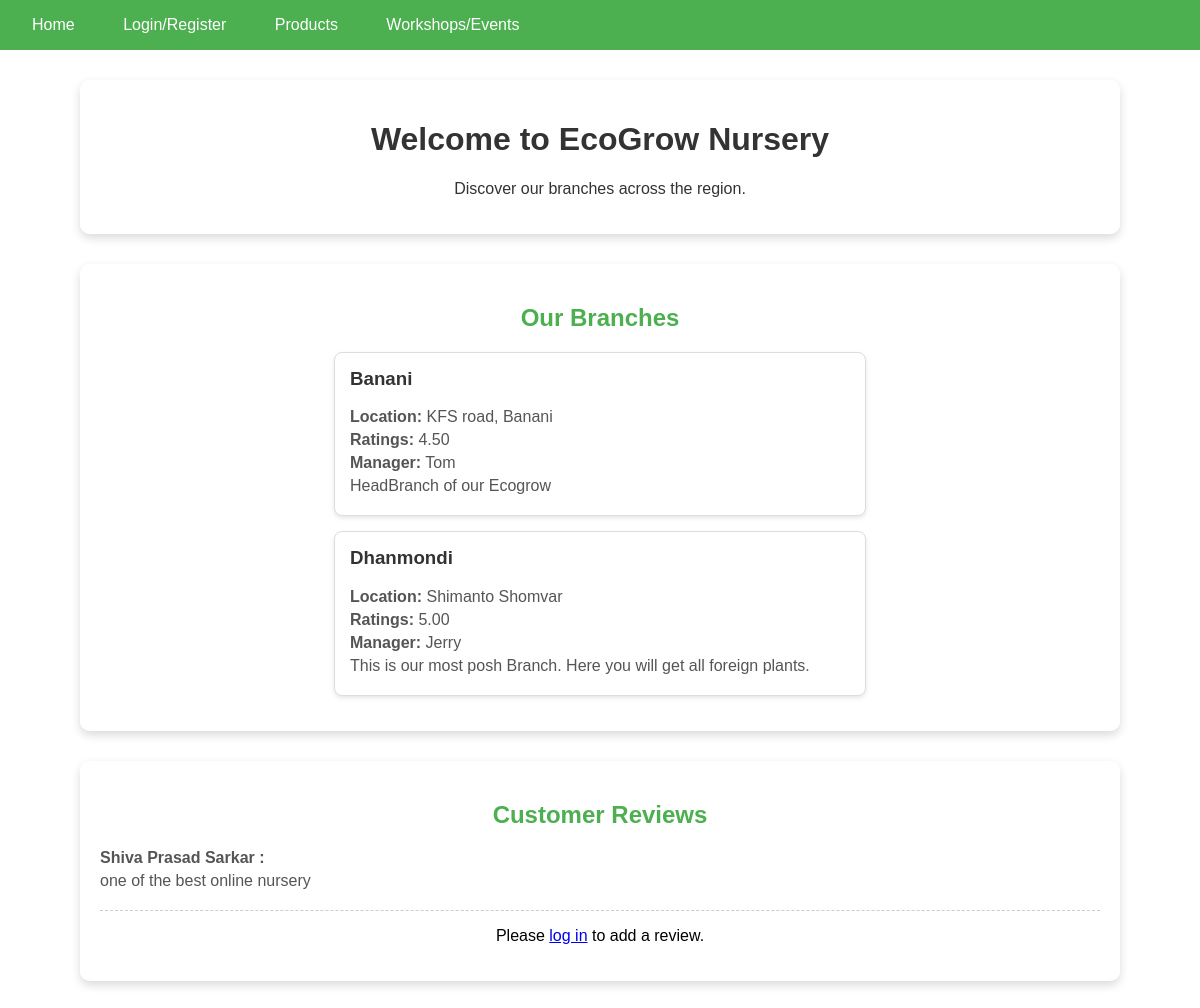
The page / on the database its author committed.
### tables this page shows
CREATE TABLE `branches` (
  `ID` int(11) NOT NULL,
  `Name` varchar(100) NOT NULL,
  `Location` varchar(255) DEFAULT NULL,
  `Ratings` decimal(3,2) DEFAULT NULL,
  `Manager` varchar(100) DEFAULT NULL,
  `Details` text DEFAULT NULL
);

CREATE TABLE `customers_reviews` (
  `CustomerID` int(11) NOT NULL,
  `Comments` text DEFAULT NULL
);

CREATE TABLE `customers` (
  `ID` int(11) NOT NULL,
  `Name` varchar(40) NOT NULL,
  `Phone` varchar(15) DEFAULT NULL,
  `Email` varchar(100) DEFAULT NULL,
  `Points` int(11) DEFAULT 0,
  `Type` enum('Guest','Registered') NOT NULL,
  `Coupon` varchar(50) DEFAULT NULL,
  `RegisteredPoints` int(11) DEFAULT NULL,
  `Password` varchar(255) DEFAULT NULL
);

### index.php (the view, shortened to what this page needs)
<?php
$conn = new mysqli("localhost", "root", "", "ecogrow");
$sql = "SELECT * FROM Branches ORDER BY ID ASC";
$result = $conn->query($sql);
$sqlReviews = "SELECT CR.Comments, C.Name
               FROM Customers_Reviews CR
               JOIN Customers C ON CR.CustomerID = C.ID
               ORDER BY CR.CustomerID DESC";
$resultReviews = $conn->query($sqlReviews);
?>
<!DOCTYPE html>
<html lang="en">
<head>
</head>
<body>
    <div class="clipboard"></div>
    <div class="navbar">
        <a href="index.php">Home</a>
        <?php if (isset($_SESSION['customer_id'])): ?>
            <a href="user.php">Profile</a>
        <?php else: ?>
            <a href="login.html">Login/Register</a>
        <?php endif; ?>
        <a href="product.php">Products</a>
        <a href="events.php">Workshops/Events</a>
    </div>
    <div class="section-container welcome-section">
        <h1>Welcome to EcoGrow Nursery</h1>
        <p>Discover our branches across the region.</p>
    </div>
    <div class="section-container branches-container">
        <h2>Our Branches</h2>
        <?php
        if ($result && $result->num_rows > 0) {
            while ($branch = $result->fetch_assoc()) {
                echo '<div class="branch-card">';
                echo '<h3>' . htmlspecialchars($branch['Name']) . '</h3>';
                echo '<p><strong>Location:</strong> ' . htmlspecialchars($branch['Location']) . '</p>';
                echo '<p><strong>Ratings:</strong> ' . htmlspecialchars($branch['Ratings']) . '</p>';
                echo '<p><strong>Manager:</strong> ' . htmlspecialchars($branch['Manager']) . '</p>';
                echo '<p>' . nl2br(htmlspecialchars($branch['Details'])) . '</p>';
                echo '</div>';
            }
        } else {
            echo "<p>No branches found.</p>";
        }
        ?>
    </div>
    <div class="section-container reviews-container">
        <h2>Customer Reviews</h2>
        <?php
        if ($resultReviews && $resultReviews->num_rows > 0) {
            while ($review = $resultReviews->fetch_assoc()) {
                echo '<div class="review-card">';
                echo '<p><strong>' . htmlspecialchars($review['Name']) . ':</strong></p>';
                echo '<p>' . nl2br(htmlspecialchars($review['Comments'])) . '</p>';
                echo '</div>';
            }
        } else {
            echo "<p>No reviews yet. Be the first to share your experience!</p>";
        }
        ?>
        <?php if (isset($_SESSION['customer_id'])): ?>
            <div class="review-form">
                <form method="POST" action="add_review.php">
                    <textarea name="review" placeholder="Share your experience at EcoGrow Nursery" required></textarea><br>
                    <button type="submit">Submit Review</button>
                </form>
            </div>
        <?php else: ?>
            <p style="text-align: center;">Please <a href="login.html">log in</a> to add a review.</p>
        <?php endif; ?>
    </div>
</body>
</html>

### index.php (style rules this page uses)
body { font-family: Arial, sans-serif; margin: 0; padding: 0; background: url('https://swanhose.com/cdn/shop/articles/water-plant-growth.jpg?v=1683652693') no-repeat center center fixed; background-size: cover; }
.navbar { background-color: #4CAF50; overflow: hidden; padding: 10px 20px; }
.navbar a { color: #fff; text-decoration: none; margin-right: 20px; font-size: 16px; display: inline-block; padding: 6px 12px; }
.clipboard { width: 50px; height: 50px; background: url('https://static.vecteezy.com/system/resources/previews/048/343/317/non_2x/cartoon-plant-logo-in-a-pot-with-a-happy-face-png.png') no-repeat center center; background-size: contain; position: fixed; top: 20px; right: 20px; }
.section-container { background-color: rgba(255, 255, 255, 0.85); padding: 20px; margin: 30px auto; max-width: 1000px; border-radius: 10px; box-shadow: 0 4px 10px rgba(0, 0, 0, 0.15); }
.welcome-section { text-align: center; color: #333; }
.branches-container h2 { text-align: center; color: #4CAF50; }
.branch-card { background-color: #fff; border: 1px solid #ddd; border-radius: 8px; box-shadow: 0 2px 4px rgba(0,0,0,0.1); margin: 15px auto; max-width: 500px; padding: 15px; }
.branch-card h3 { margin-top: 0; color: #333; }
.branch-card p { margin: 5px 0; color: #555; }
.reviews-container h2 { text-align: center; color: #4CAF50; }
.review-card { border-bottom: 1px dashed #ccc; margin-bottom: 15px; padding-bottom: 15px; }
.review-card p { margin: 5px 0; color: #555; }

### rows shown on the page
branches: Name "Banani", Location "KFS road, Banani", Ratings "4.50", Manager "Tom", Details "HeadBranch of our Ecogrow"
branches: Name "Dhanmondi", Location "Shimanto Shomvar", Ratings "5.00", Manager "Jerry", Details "This is our most posh Branch. Here you will get all foreign plants."
customers_reviews: CustomerID.Name "Shiva Prasad Sarkar", Comments "one of the best online nursery"
